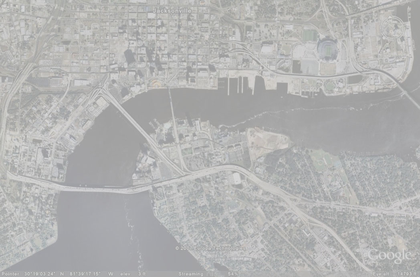
%> input picture intensity_transformation/map.png, 420 x 277 px, shrunk from 1048 x 691 before the run
$ octave intensity.m   (GNU Octave 9; MATLAB toolbox functions it lacks are replaced by stand-ins)
%> lines starting %> are read from the running program, lines starting %| are printed output that depends on the picture
%intensity transformations and stem histogram

img = imread('map.png');
%> img is the input picture: size 277x420x3 uint8; mean R, G, B 178.9, 179.2, 178.8
img = rgb2gray(img);
%> img: size 277x420 uint8
[rows, cols] = size(img);
%> rows = 277; cols = 420

%add 50 to intensity
img2 = img;

for row = 1:rows
    for col = 1:cols
        img2(row,col) = img2(row,col) + 50;
    end
end
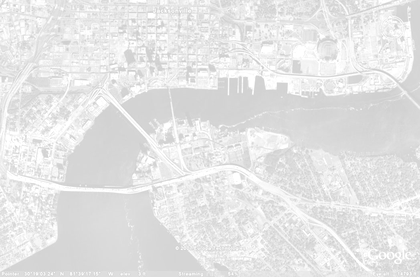
%> img2: size 277x420 uint8; min 202, max 255, mean 229

imwrite(img2, 'map_intensity_plus_50.png');

xaxis = linspace(0,255,50);
yaxis = imhist(img2,50);
%> yaxis = 50 values, max 20266 at index 42, min 0 at index 1, mean 2326.8
stem(xaxis,yaxis);
title('intensity plus 50');
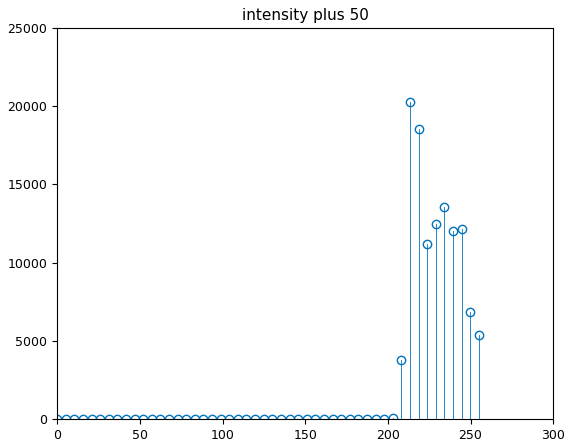
%> figure redrawn from the program's plot data; highest point at x = 213.4, y = 20266

%image negative
img2 = img;

for row = 1:rows
    for col = 1:cols
        img2(row,col) = 255 - img2(row,col);
    end
end
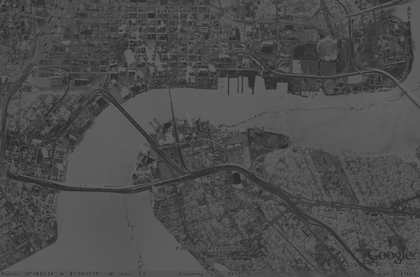
%> img2: size 277x420 uint8; min 37, max 103, mean 75.9

imwrite(img2, 'map_negative.png');

yaxis = imhist(img2,50);
%> yaxis = 50 values, max 20746 at index 18, min 0 at index 1, mean 2326.8
figure, stem(xaxis,yaxis);
title('image negative');
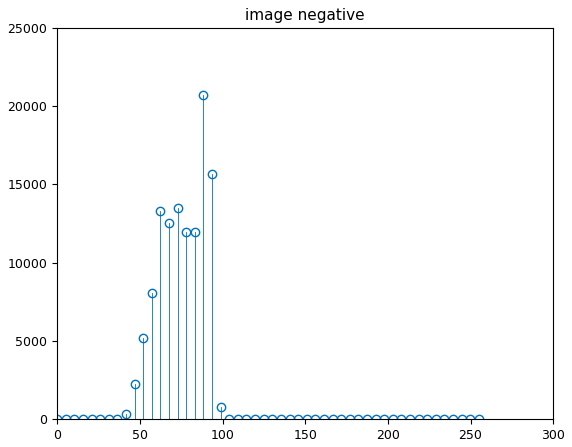
%> figure redrawn from the program's plot data; highest point at x = 88.47, y = 20746

%gamma transformation
img2 = img;

%gamma = 3
g = imadjust(img2,[],[],3);
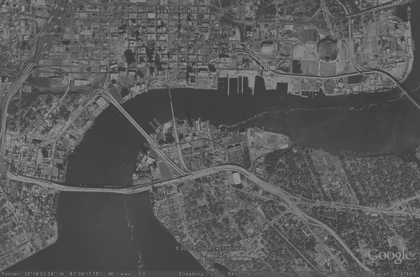
%> g: size 277x420 uint8; min 54, max 159, mean 89.8
imwrite(g, 'map_gamma3.png');
yaxis = imhist(g,50);
%> yaxis = 50 values, max 16380 at index 14, min 0 at index 1, mean 2326.8
figure, stem(xaxis,yaxis);
title('gamma = 3');
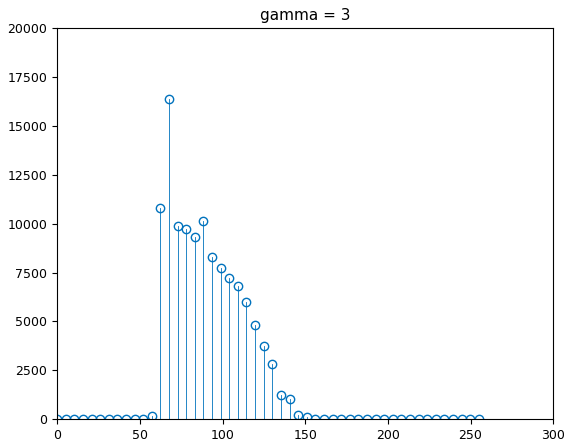
%> figure redrawn from the program's plot data; highest point at x = 67.65, y = 16380

%gamma = 0.4
g = imadjust(img2,[],[],0.4);
imwrite(g, 'map_gamma0.4.png');
yaxis = imhist(g,50);
%> yaxis = 50 values, max 30577 at index 42, min 0 at index 1, mean 2326.8
figure, stem(xaxis,yaxis);
title('gamma = 0.4');
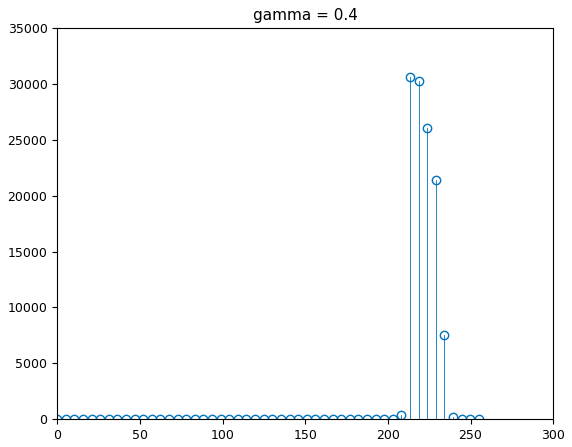
%> figure redrawn from the program's plot data; highest point at x = 213.4, y = 30577
